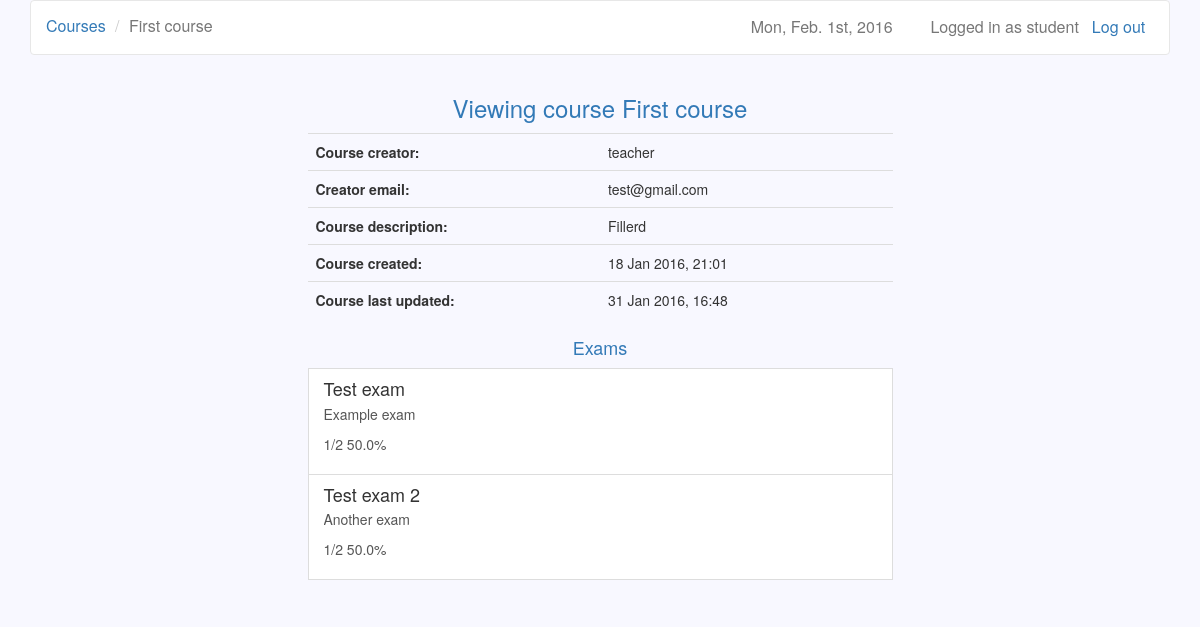
The page /courses/1/s (signed in) on the database as committed earlier.
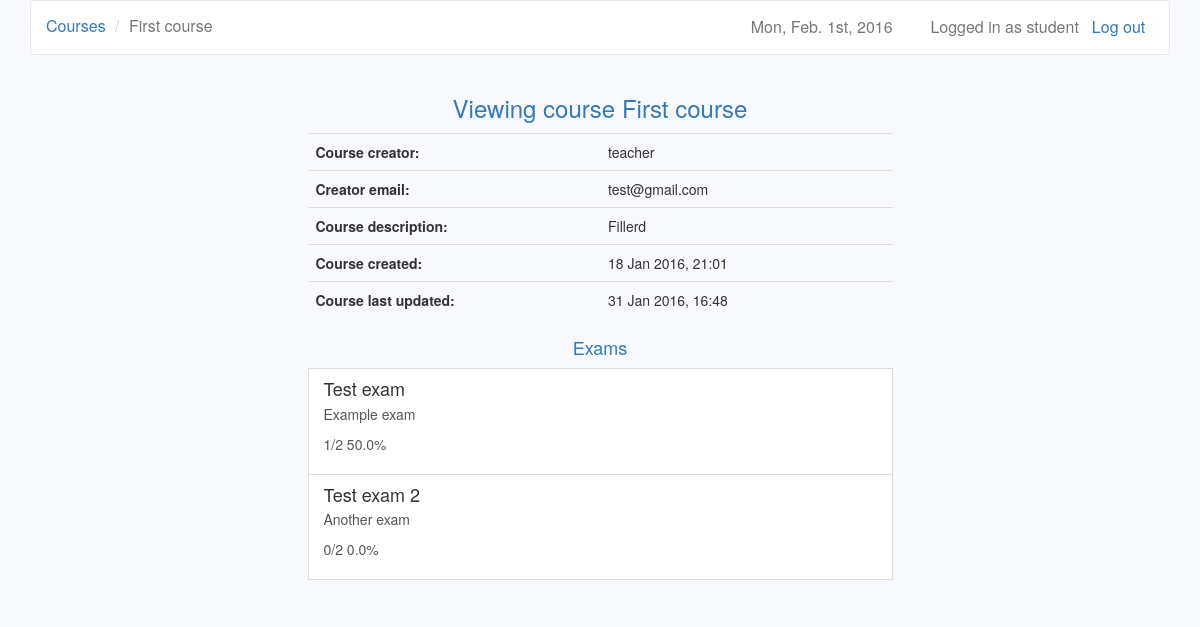
The same page on the database as committed later.
### exams/models.py (models this page shows, shortened)
class Exam(models.Model):
    name = models.CharField(max_length=30)
    description = models.TextField(blank=True)
    created = models.DateTimeField(auto_now_add=True)
    updated = models.DateTimeField(auto_now=True)
    password = models.CharField(max_length=10, blank=True)
    time_limit = models.TimeField()
    active_from = models.DateTimeField()
    active_to = models.DateTimeField()
    course = models.ForeignKey(Course)
    category = models.CharField(max_length=30)
    question_count = models.IntegerField()
    questions = models.ManyToManyField(Question, blank=True,
        through='ExamQuestion')

### courses/views.py (the view)
# urls.py: url(r'^(?P<course_id>\d+)/s$', views.view_course, name='view_course'),
@user_passes_test(student_check)
def view_course(request, course_id):
    if (Participation.objects.filter(user=request.user, course=course_id)
        .exists()):
        course = Course.objects.get(id=course_id)
        scores = {}
        exams = Exam.objects.filter(course=course_id).order_by('active_to')
        participants = Participation.objects.filter(course=course_id)
        for exam in exams:
                try:
                    count = ExamQuestion.objects.filter(exam=exam).count()
                    score = Score.objects.get(user=request.user,
                        exam=exam).score
                    scores[exam] = format_score(score, count)
                except ObjectDoesNotExist:
                    scores[exam] = "Not taken"
        return render(request, 'view_course.html', {'course': course,
            'participants': participants, 'exams': exams, 'scores': scores})
    else:
        return redirect('/courses/s')

### courses/templatetags/get_item.py (called while the page is built)
@register.filter
def get_item(dictionary, key):
    return dictionary.get(key)

### courses/views.py (called while the page is built)
def student_check(user):
    return not user.is_teacher

def format_score(score, count):
    percentage = str(float(score) / float(count) * 100) + '%'
    return str(score) + '/' + str(count) + ' ' + percentage

### courses/templates/view_course.html
{% extends 'base.html' %}
{% load get_item %}
{% block navigation %}
  <li><a href="{% url 'student_courses' %}">Courses</a></li>
  <li class="active">{{ course.name }}</li>
{% endblock %}
{% block header %}Viewing course {{ course.name }}{% endblock %}
{% block dashboard %}
  <table class="table table-hover">
    <tr>
      <th>Course creator:</th>
      <td>{{ course.owner }}</td>
    </tr>
    <tr>
      <th>Creator email:</th>
      <td>{{ course.owner.email }}</td>
    </tr>
    <tr>
      <th>Course description:</th>
      <td>{{ course.description }}</td>
    </tr>
    <tr>
      <th>Course created:</th>
      <td>{{ course.created|date }}</td>
    </tr>
    <tr>
      <th>Course last updated:</th>
      <td>{{ course.updated|date }}</td>
    </tr>
  </table>
  <h4 class="text-primary text-center">Exams</h4>
  <table class="table table-hover">
    {% for exam in exams %}
      <a class="list-group-item"
        href="{% url 'view_exam' course.id exam.id %}">
        <h4 class="list-group-item-heading">{{ exam.name }}</h4>
        <p class="list-group-item-description">{{ exam.description }}</p>
        <p class="list-group-item-description"> {{ scores|get_item:exam }}</p>
      </a>
    {% endfor %}
  </table>
{% endblock %}

Rows that differ between the two databases and show on the page:
changed Exam "Test exam 2": id "1/2 50.0%" → "0/2 0.0%"
